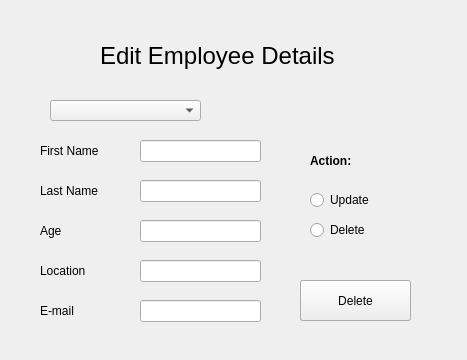
<?xml version="1.0" encoding="UTF-8"?>
<ui version="4.0">
 <class>Frame</class>
 <widget class="QFrame" name="Frame">
  <property name="geometry">
   <rect>
    <x>0</x>
    <y>0</y>
    <width>467</width>
    <height>360</height>
   </rect>
  </property>
  <property name="windowTitle">
   <string>Frame</string>
  </property>
  <widget class="QLabel" name="label">
   <property name="geometry">
    <rect>
     <x>100</x>
     <y>30</y>
     <width>291</width>
     <height>51</height>
    </rect>
   </property>
   <property name="font">
    <font>
     <pointsize>18</pointsize>
    </font>
   </property>
   <property name="text">
    <string>Edit Employee Details</string>
   </property>
  </widget>
  <widget class="QPushButton" name="btnupdate">
   <property name="geometry">
    <rect>
     <x>300</x>
     <y>280</y>
     <width>111</width>
     <height>41</height>
    </rect>
   </property>
   <property name="text">
    <string>Update</string>
   </property>
  </widget>
  <widget class="QComboBox" name="cmb">
   <property name="geometry">
    <rect>
     <x>50</x>
     <y>100</y>
     <width>151</width>
     <height>21</height>
    </rect>
   </property>
  </widget>
  <widget class="QLabel" name="label_5">
   <property name="geometry">
    <rect>
     <x>40</x>
     <y>260</y>
     <width>55</width>
     <height>21</height>
    </rect>
   </property>
   <property name="text">
    <string>Location</string>
   </property>
  </widget>
  <widget class="QLabel" name="label_4">
   <property name="geometry">
    <rect>
     <x>40</x>
     <y>220</y>
     <width>31</width>
     <height>21</height>
    </rect>
   </property>
   <property name="text">
    <string>Age</string>
   </property>
  </widget>
  <widget class="QLineEdit" name="lnametxt">
   <property name="geometry">
    <rect>
     <x>140</x>
     <y>180</y>
     <width>121</width>
     <height>22</height>
    </rect>
   </property>
  </widget>
  <widget class="QLineEdit" name="locationtxt">
   <property name="geometry">
    <rect>
     <x>140</x>
     <y>260</y>
     <width>121</width>
     <height>22</height>
    </rect>
   </property>
  </widget>
  <widget class="QLabel" name="label_2">
   <property name="geometry">
    <rect>
     <x>40</x>
     <y>140</y>
     <width>71</width>
     <height>21</height>
    </rect>
   </property>
   <property name="text">
    <string>First Name</string>
   </property>
  </widget>
  <widget class="QLabel" name="label_3">
   <property name="geometry">
    <rect>
     <x>40</x>
     <y>180</y>
     <width>81</width>
     <height>21</height>
    </rect>
   </property>
   <property name="text">
    <string>Last Name</string>
   </property>
  </widget>
  <widget class="QLineEdit" name="fnametxt">
   <property name="geometry">
    <rect>
     <x>140</x>
     <y>140</y>
     <width>121</width>
     <height>22</height>
    </rect>
   </property>
  </widget>
  <widget class="QLineEdit" name="agetxt">
   <property name="geometry">
    <rect>
     <x>140</x>
     <y>220</y>
     <width>121</width>
     <height>22</height>
    </rect>
   </property>
  </widget>
  <widget class="QPushButton" name="btndelete">
   <property name="geometry">
    <rect>
     <x>300</x>
     <y>280</y>
     <width>111</width>
     <height>41</height>
    </rect>
   </property>
   <property name="text">
    <string>Delete</string>
   </property>
  </widget>
  <widget class="QRadioButton" name="radioButtondelete">
   <property name="geometry">
    <rect>
     <x>310</x>
     <y>220</y>
     <width>61</width>
     <height>20</height>
    </rect>
   </property>
   <property name="text">
    <string>Delete</string>
   </property>
  </widget>
  <widget class="QLabel" name="label_7">
   <property name="geometry">
    <rect>
     <x>310</x>
     <y>150</y>
     <width>55</width>
     <height>21</height>
    </rect>
   </property>
   <property name="font">
    <font>
     <weight>75</weight>
     <bold>true</bold>
    </font>
   </property>
   <property name="text">
    <string>Action:</string>
   </property>
  </widget>
  <widget class="QRadioButton" name="radioButtonupdate">
   <property name="geometry">
    <rect>
     <x>310</x>
     <y>190</y>
     <width>71</width>
     <height>20</height>
    </rect>
   </property>
   <property name="text">
    <string>Update</string>
   </property>
  </widget>
  <widget class="QLabel" name="label_6">
   <property name="geometry">
    <rect>
     <x>40</x>
     <y>300</y>
     <width>55</width>
     <height>21</height>
    </rect>
   </property>
   <property name="text">
    <string>E-mail</string>
   </property>
  </widget>
  <widget class="QLineEdit" name="emailtxt">
   <property name="geometry">
    <rect>
     <x>140</x>
     <y>300</y>
     <width>121</width>
     <height>22</height>
    </rect>
   </property>
  </widget>
 </widget>
 <resources/>
 <connections/>
</ui>
